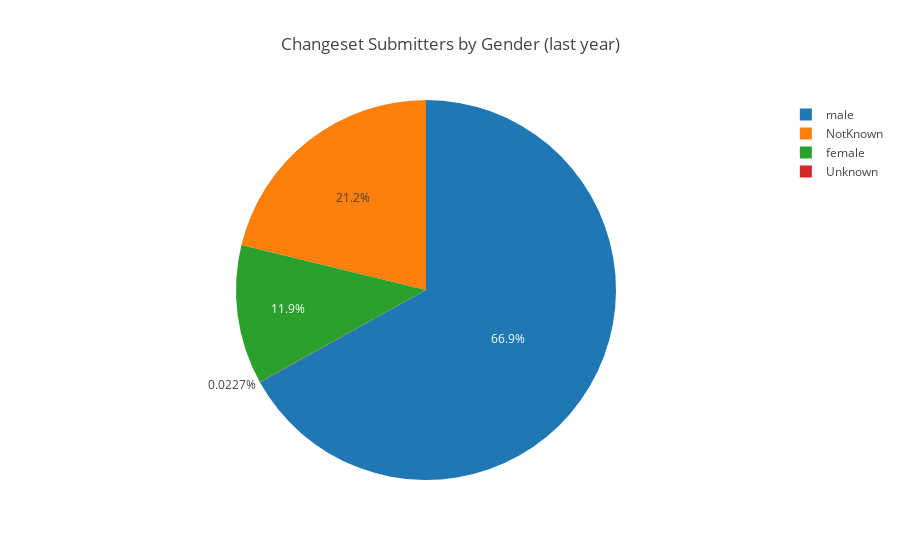

The code cell stored with this chart in its notebook:
### Code cell
pie_chart_labels, pie_chart_values, pie_chart_count = query_total_piechart(INDEX, METRIC_NAME, METRIC_FIELD,  [filter_date_1y,
                                                                                              filter_changeset_submission])
draw_piechart(pie_chart_labels, pie_chart_values, 'Changeset Submitters by Gender (last year)')

### Figure 1 — Plotly figure (JSON) as saved in the notebook; plotly's stock layout.template omitted (floating-point values rounded to 4 significant figures)
{"data": [{"labels": ["male", "NotKnown", "female", "Unknown"], "type": "pie", "values": [2947, 933, 522, 1]}], "layout": {"title": "Changeset Submitters by Gender (last year)"}}
